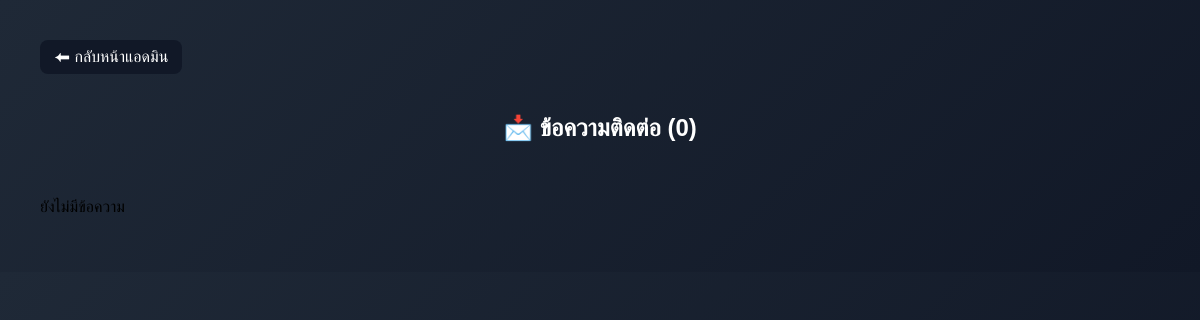
The page /admin/admin_contact.php on the database as committed earlier.
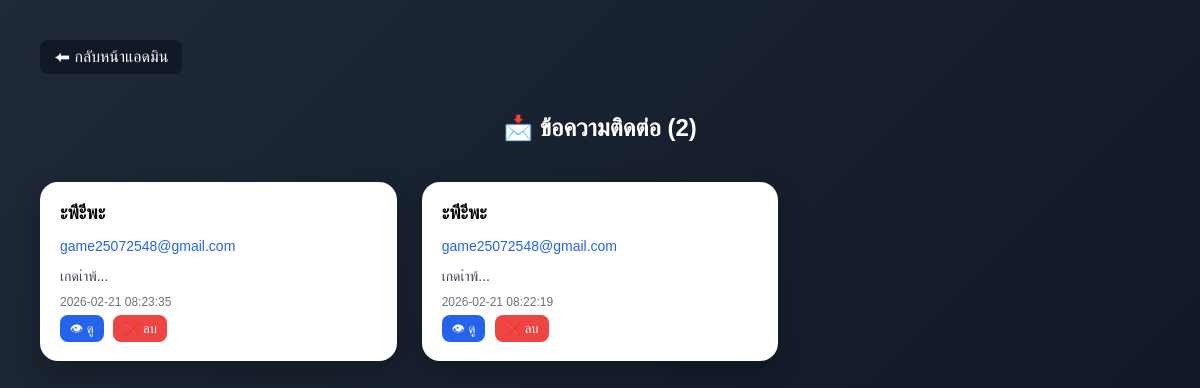
The same page on the database as committed later.
### tables this page shows
CREATE TABLE `contacts` (
  `id` int(11) NOT NULL,
  `name` varchar(100) NOT NULL,
  `email` varchar(100) NOT NULL,
  `message` text NOT NULL,
  `created_at` timestamp NOT NULL DEFAULT current_timestamp()
);

### admin/admin_contact.php (the view, shortened to what this page needs)
<?php
require __DIR__ . '/../db.php';
$stmt = $pdo->query("SELECT * FROM contacts ORDER BY created_at DESC");
$contacts = $stmt->fetchAll(PDO::FETCH_ASSOC);
$total = count($contacts);
?>
<!DOCTYPE html>
<html lang="th">
<head>
<link rel="stylesheet" href="admin_contact.css?v=<?php echo time(); ?>">
</head>
<body>
<div class="container">
    <a href="dashboard.php" class="back-btn">⬅ กลับหน้าแอดมิน</a>
    <h2 class="title">📩 ข้อความติดต่อ (<?= $total ?>)</h2>
    <div class="cards">
    <?php if(!empty($contacts)): ?>
        <?php foreach($contacts as $c): ?>
            <div class="card">
                <h3><?= htmlspecialchars($c['name']) ?></h3>
                <p class="email"><?= htmlspecialchars($c['email']) ?></p>
                <p class="message">
                    <?= substr(htmlspecialchars($c['message']),0,80) ?>...
                </p>
                <div class="date"><?= $c['created_at'] ?></div>
                <div class="actions">
                    <a href="?view=<?= $c['id'] ?>" class="btn view">👁 ดู</a>
                    <a href="?delete=<?= $c['id'] ?>"
                       onclick="return confirm('ลบข้อความนี้หรือไม่?')"
                       class="btn delete">❌ ลบ</a>
                </div>
            </div>
        <?php endforeach; ?>
    <?php else: ?>
        <p class="no-data">ยังไม่มีข้อความ</p>
    <?php endif; ?>
    </div>
</div>
</body>
</html>

Rows that differ between the two databases and show on the page:
added contacts: name "ะพีะีพะ", email "game25072548@gmail.com", message "เกดเำพ้", created_at "2026-02-21 08:23:35"
added contacts: name "ะพีะีพะ", email "game25072548@gmail.com", message "เกดเำพ้", created_at "2026-02-21 08:22:19"
Other text that changed with them:
$total: "0" → "2"
text no longer shown: "ยังไม่มีข้อความ"
